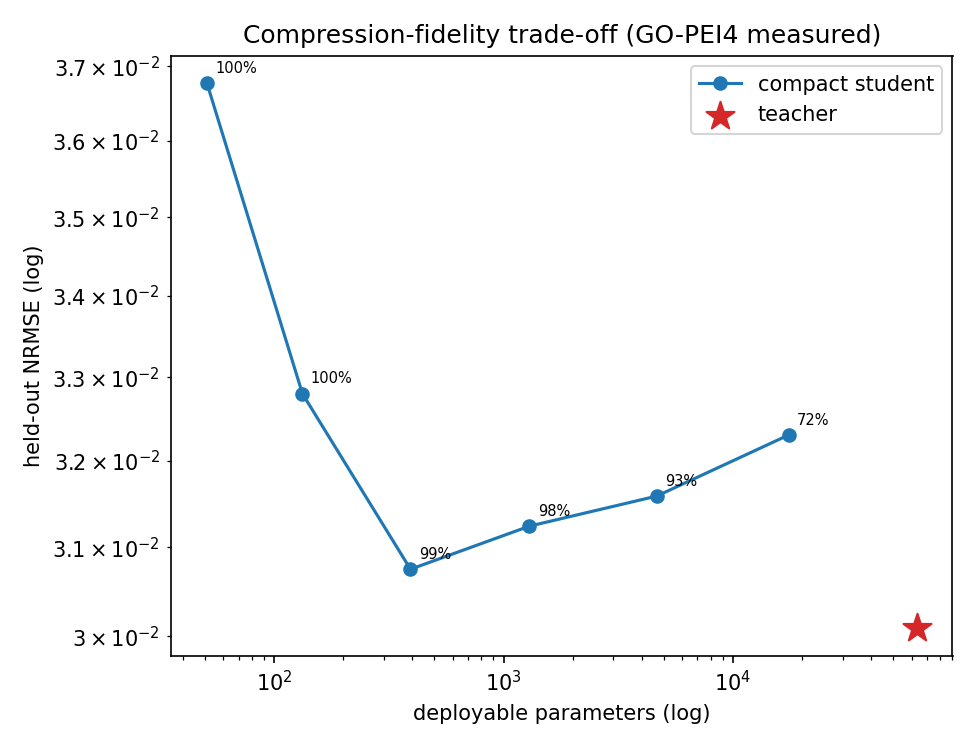

Write the Python code that produced this figure.
"""Stage 3: compression-fidelity trade-off on real measured data.

Turns the single 98%-compression Verilog-A point (which lost fidelity on real data)
into a usable Pareto curve: sweep the deployable student size and report held-out
fidelity on the GO-PEI4 measured dataset, against the full teacher as reference.
A reader can then pick an operating point for their accuracy/footprint budget.

Students are the pipeline's own CompactStudent (the Verilog-A export model), trained
on the real training cycles and evaluated on held-out cycles -- same protocol as the
rest of the real-data validation.
"""
import os

import matplotlib
matplotlib.use("Agg")
import matplotlib.pyplot as plt
import numpy as np
import pandas as pd
import torch
import torch.nn as nn

from data_go_pe import make_split
from r1_real_data_validation import (_load_pipeline_module, train_teacher,
                                     predict as run_predict, corr, nrmse)

HERE = os.path.dirname(os.path.abspath(__file__))
HIDDEN_SIZES = [2, 4, 8, 16, 32, 64]


def train_model(model, V, t, I, epochs=500, lr=5e-3, seed=0):
    torch.manual_seed(seed)
    opt = torch.optim.Adam(model.parameters(), lr=lr)
    lf = nn.MSELoss()
    for _ in range(epochs):
        opt.zero_grad()
        pred, _ = model(V, t)
        loss = lf(pred, I)
        loss.backward()
        torch.nn.utils.clip_grad_norm_(model.parameters(), 1.0)
        opt.step()
    return model


def main():
    mod = _load_pipeline_module()
    sp = make_split("GO-PEI4")
    Vtr, ttr, Itr = sp["train"]
    Vte, tte, Ite = sp["test"]
    Ite_np = Ite.numpy()

    teacher = train_teacher(mod, Vtr, ttr, Itr, seed=0)
    tparams = sum(p.numel() for p in teacher.parameters())
    pte = run_predict(teacher, Vte, tte)
    rows = [dict(model="teacher", hidden=64, params=tparams, compression_pct=0.0,
                 corr=corr(pte, Ite_np), nrmse=nrmse(pte, Ite_np))]
    print(f"teacher: {tparams} params  corr {rows[0]['corr']:.4f}  NRMSE {rows[0]['nrmse']:.4f}")

    for h in HIDDEN_SIZES:
        s = mod.CompactStudent(input_size=2, hidden_size=h, output_size=1)
        train_model(s, Vtr, ttr, Itr, seed=0)
        p = run_predict(s, Vte, tte)
        spar = sum(pp.numel() for pp in s.parameters())
        rows.append(dict(model=f"student-h{h}", hidden=h, params=spar,
                         compression_pct=100.0 * (1 - spar / tparams),
                         corr=corr(p, Ite_np), nrmse=nrmse(p, Ite_np)))
        print(f"student h={h:3d}: {spar:6d} params  ({rows[-1]['compression_pct']:.1f}% compressed)"
              f"  corr {rows[-1]['corr']:.4f}  NRMSE {rows[-1]['nrmse']:.4f}")

    df = pd.DataFrame(rows)
    df.to_csv(os.path.join(HERE, "r4_compression_fidelity.csv"), index=False)

    with open(os.path.join(HERE, "r4_compression_fidelity.tex"), "w") as f:
        f.write("\\begin{tabular}{lrrcc}\n\\toprule\n")
        f.write("Model & Params & Compression & Held-out corr & Held-out NRMSE \\\\\n\\midrule\n")
        for _, r in df.iterrows():
            f.write(f"{r['model']} & {int(r['params'])} & {r['compression_pct']:.1f}\\% "
                    f"& {r['corr']:.4f} & {r['nrmse']:.4f} \\\\\n")
        f.write("\\bottomrule\n\\end{tabular}\n")

    fig, ax = plt.subplots(figsize=(6.5, 5))
    stu = df[df.model != "teacher"]
    ax.plot(stu["params"], stu["nrmse"], "o-", c="C0", label="compact student")
    ax.scatter(df[df.model == "teacher"]["params"], df[df.model == "teacher"]["nrmse"],
               marker="*", s=200, c="C3", label="teacher", zorder=5)
    for _, r in stu.iterrows():
        ax.annotate(f"{r['compression_pct']:.0f}%", (r["params"], r["nrmse"]),
                    textcoords="offset points", xytext=(4, 5), fontsize=7)
    ax.set_xscale("log"); ax.set_yscale("log")
    ax.set_xlabel("deployable parameters (log)")
    ax.set_ylabel("held-out NRMSE (log)")
    ax.set_title("Compression-fidelity trade-off (GO-PEI4 measured)")
    ax.legend()
    fig.tight_layout()
    fig.savefig(os.path.join(HERE, "r4_compression_fidelity.png"), dpi=150)
    print("Saved: r4_compression_fidelity.csv / .tex / .png")


if __name__ == "__main__":
    main()
